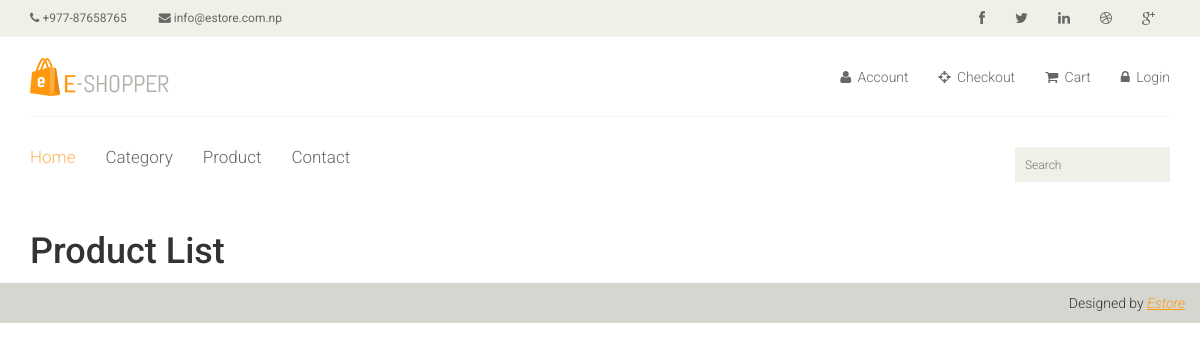
/product, run on an earlier commit of the app's database.
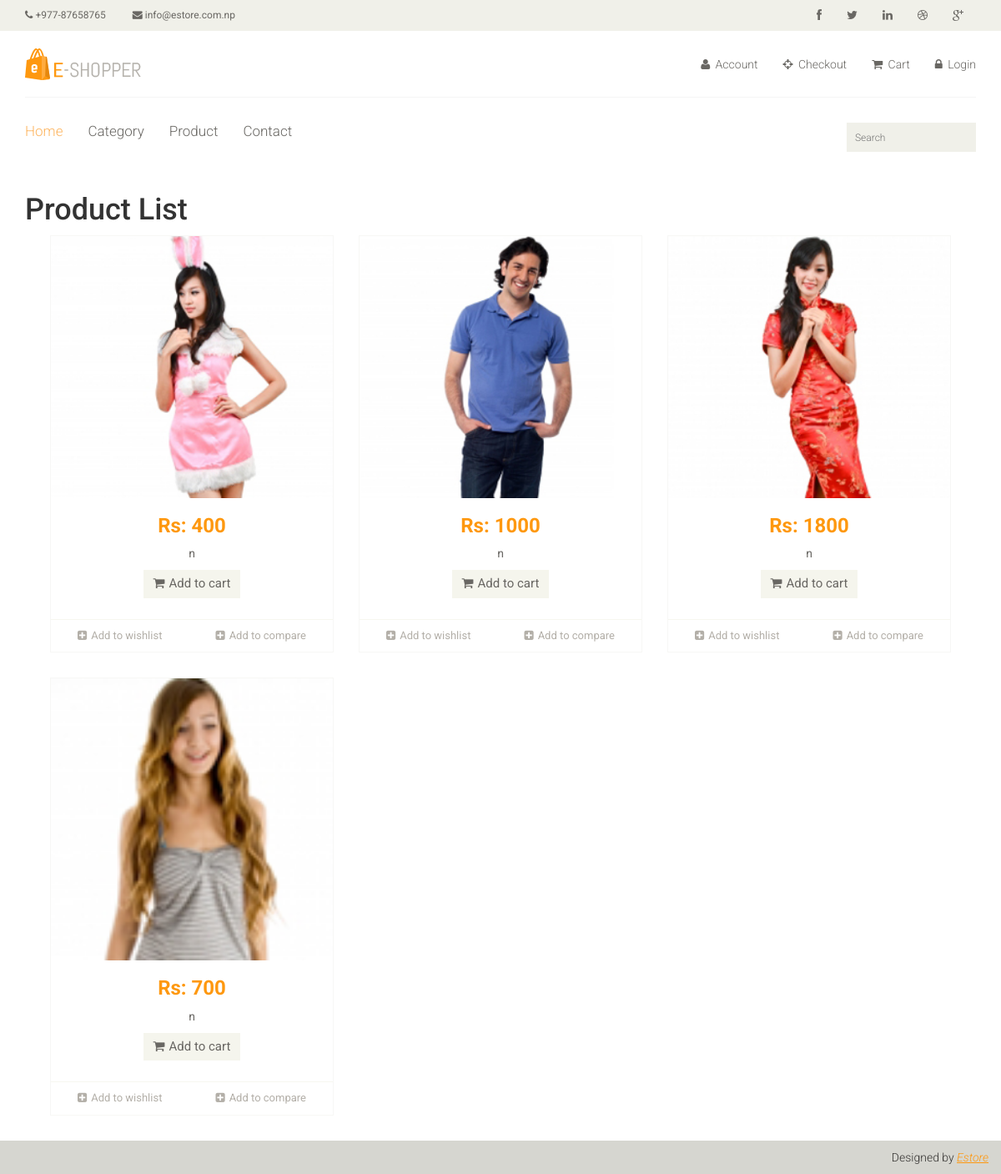
And on a later commit of the database.
### ecommerce/models.py (models this page shows, shortened)
class Product(models.Model):
    category = models.ForeignKey(Category, on_delete=models.CASCADE)
    name = models.CharField(max_length=100, unique=True)
    slug = models.SlugField(max_length=100, unique=True)
    price = models.IntegerField()
    image = models.ImageField(upload_to='product/')
    description = RichTextField()
    stock = models.IntegerField(default=0)
    quantity = models.IntegerField(default=1)
    class Meta:
        verbose_name_plural = 'Product'

### ecommerce/views.py (the view)
# urls.py: path('product', views.product_list, name='product'),
def product_list(request):
    data = {
        'productData': Product.objects.all(),
    }
    return render(request, 'pages/product/product.html', data)

### ecommerce/general.py (called while the page is built)
def data_pass_all_templates(request):
    data = {
        'settingData': Settings.objects.last()
    }
    return data

### templates/pages/product/product.html (shortened to what this page needs)
{% extends "master/master.html" %}
{% block content %}
    <div class="container">
        <div class="row">
            <div class="col-md-12">
                <h1>Product List</h1>
            </div>
        </div>
        <div class="col-md-12">
            {% for product in productData %}
                <div class="col-sm-4">
                    <div class="product-image-wrapper">
                        <div class="single-products">
                            <div class="productinfo text-center">
                                {% if product.image %}
                                    <img src="{{ product.image.url }}" alt=""/>
                                {% endif %}
                                <h2>Rs: {{ product.price }}</h2>
                                <p>{{ product.product_name }}n</p>
                                <a href="#" class="btn btn-default add-to-cart"><i
                                        class="fa fa-shopping-cart"></i>Add
                                    to cart</a>
                            </div>
                            <div class="product-overlay">
                                <div class="overlay-content">
                                </div>
                            </div>
                        </div>
                        <div class="choose">
                            <ul class="nav nav-pills nav-justified">
                                <li><a href="#"><i class="fa fa-plus-square"></i>Add to wishlist</a></li>
                                <li><a href="#"><i class="fa fa-plus-square"></i>Add to compare</a></li>
                            </ul>
                        </div>
                    </div>
                </div>
            {% endfor %}
        </div>
    </div>
{% endblock %}

What changed in the data, as far as the page shows it:
added Product: image (picture), price "400"
added Product: image (picture), price "1000"
added Product: image (picture), price "1800"
added Product: image (picture), price "700"
